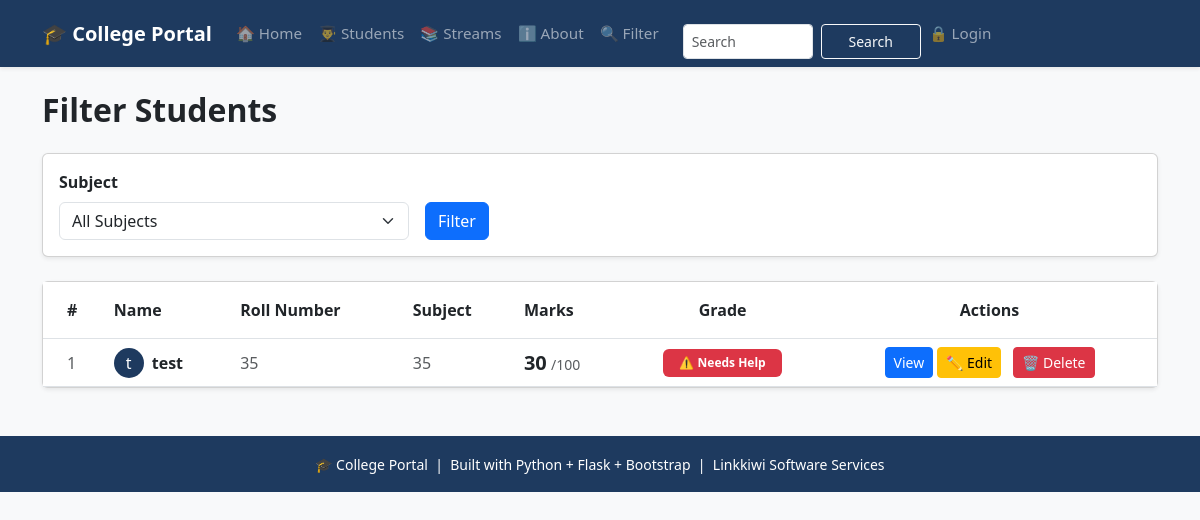
The page /filter on the database as committed earlier.
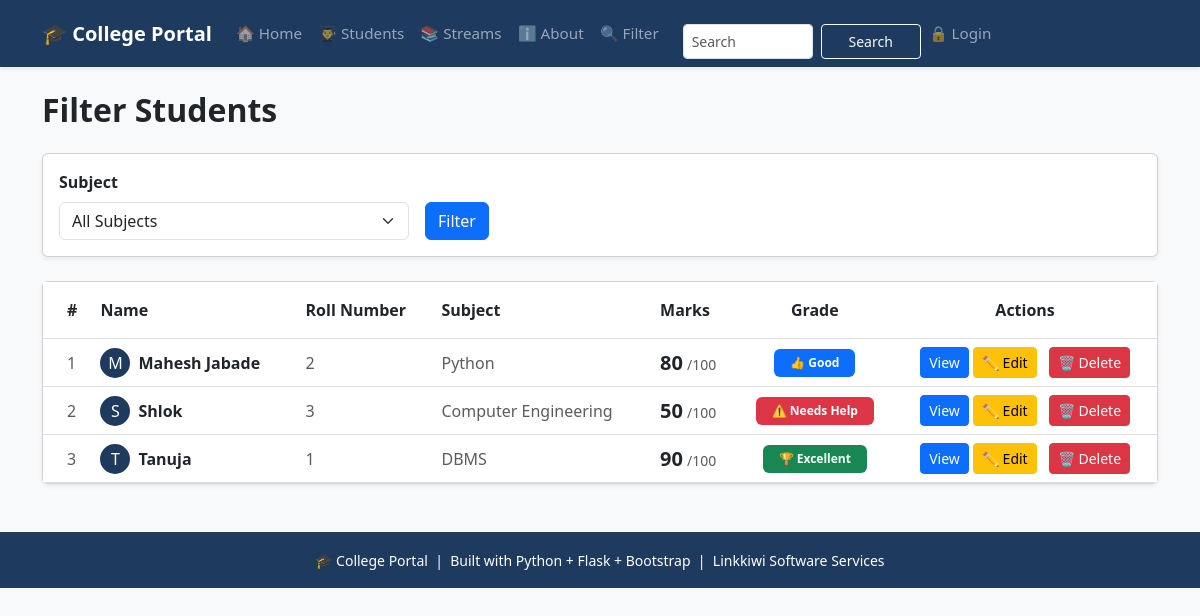
The same page on the database as committed later.
### tables this page shows
CREATE TABLE students (
                    id INTEGER PRIMARY KEY AUTOINCREMENT,
                    name TEXT NOT NULL,
                    roll INTEGER NOT NULL,
                    marks INTEGER NOT NULL,
                    subject TEXT NOT NULL,
                    attendance INTEGER DEFAULT 0
                 );

### app.py (the view)
@app.route('/filter')
def filter_students():
    subject = request.args.get('subject', '')
    grade = request.args.get('grade', '')
    conn = get_db()
    subjects = conn.execute('''SELECT DISTINCT subject FROM students
                            WHERE subject IS NOT NULL
                            AND subject != ""
                            ORDER BY subject ASC''').fetchall()
    query = 'SELECT * FROM students WHERE 1=1'
    params = []
    if subject:
        query += ' AND subject = ?'
        params.append(subject)
    if grade =='excellent':
        query += ' AND marks >= 90'
    elif grade == 'good':
        query += ' AND marks >= 75 AND marks < 90'
    elif grade == 'average':
        query += ' AND marks >= 60 AND marks < 75'
    elif grade == 'poor':
        query += ' AND marks < 45'
    query += ' ORDER BY id DESC'
    students = conn.execute(query, params).fetchall()
    conn.close()
    return render_template('filter.html', students=students, subjects=subjects, selected_subject=subject, selected_grade=grade)

### database.py (called while the page is built)
def get_db():
   conn = sqlite3.connect(DB_PATH)
   conn.row_factory = sqlite3.Row  # To access columns by name
   return conn

### templates/filter.html (shortened to what the changed rows need)
{% extends 'base.html' %}
{% block content %}
<h2 class="fw-bold mb-4">Filter Students</h2>
{% if students %}
<div class="card shadow-sm">
    <div class="card-body p-0">
        <div class="table-responsive">
            <table class="table table-hover mb-0">
                <thead style="background-color: #1e3a5f; color:white;">
                    <tr>
                        <th class="py-3 ps-4">#</th>
                        <th class="py-3">Name</th>
                        <th class="py-3">Roll Number</th>
                        <th class="py-3">Subject</th>
                        <th class="py-3">Marks</th>
                        <th class="py-3 text-center">Grade</th>
                        <th class="py-3 text-center">Actions</th>
                    </tr>
                </thead>
                <tbody>
                    {% for student in students %}
                    <tr class="align-middle">
                        <td class="ps-4 text-muted">
                            {{ loop.index }}
                        </td>
                        <td>
                            <div class="d-flex align-items-center">
                                <div class="rounded-circle d-flex justify-content-center align-items-center me-2"
                                     style="width:30px; height:30px; background-color:#1e3a5f; color:white;">
                                    {{ student['name'][0] }}
                                </div>
                                <span class="fw-bold">{{ student['name'] }}</span>
                            </div>
                        </td>
                        <td class="text-muted">{{ student['roll'] }}</td>
                        <td class="text-muted">{{ student['subject'] }}</td>
                        <td>
                            <span class="fw-bold fs-5">{{ student['marks'] }}</span>
                            <span class="text-muted small">/100</span>
                        </td>
                        <td class="text-center">
                            {% if student['marks'] >= 90 %}
                                <span class="badge bg-success px-3 py-2">
                                    🏆 Excellent
                                </span>
                            {% elif student['marks'] >= 75 %}
                                <span class="badge bg-primary px-3 py-2">
                                    👍 Good
                                </span>
                            {% elif student['marks'] >= 60 %}
                                <span class="badge bg-warning text-dark px-3 py-2">
                                    📈 Average
                                </span>
                            {% else %}
                                <span class="badge bg-danger px-3 py-2">
                                    ⚠️ Needs Help
                                </span>
                            {% endif %}
                        </td>
                        <td class="text-center">
                            <a href="{{ url_for('student_detail', id=student['id']) }}"
                           class="btn btn-sm btn-primary">
                            View
                        </a>
                            <a href="{{ url_for('edit_student', id=student['id']) }}"
                               class="btn btn-sm btn btn-sm btn-warning me-2">
                                ✏️ Edit
                            </a>
                            <a href="{{ url_for('delete_student', id=student['id']) }}"
                               class="btn btn btn-sm btn-danger"
                               onclick="return confirm('Are you sure you want to delete this student?');">
                                🗑️ Delete
                            </a>
                        </td>
                    </tr>
                    {% endfor %}
                </tbody>
            </table>
        </div>
    </div>
</div>
{% else %}
<div class="alert alert-info mt-4" role="alert">
    No students found for the selected filter.
</div>
{% endif %}
{% endblock %}

Rows that differ between the two databases and show on the page:
removed students: name "t", name "test", roll "35", subject "35", marks "30", shows "⚠️ Needs Help"
added students: name "M", name "Mahesh Jabade", roll "2", subject "Python", marks "80", shows "👍 Good"
added students: name "S", name "Shlok", roll "3", subject "Computer Engineering", marks "50", shows "⚠️ Needs Help"
added students: name "T", name "Tanuja", roll "1", subject "DBMS", marks "90", shows "🏆 Excellent"
